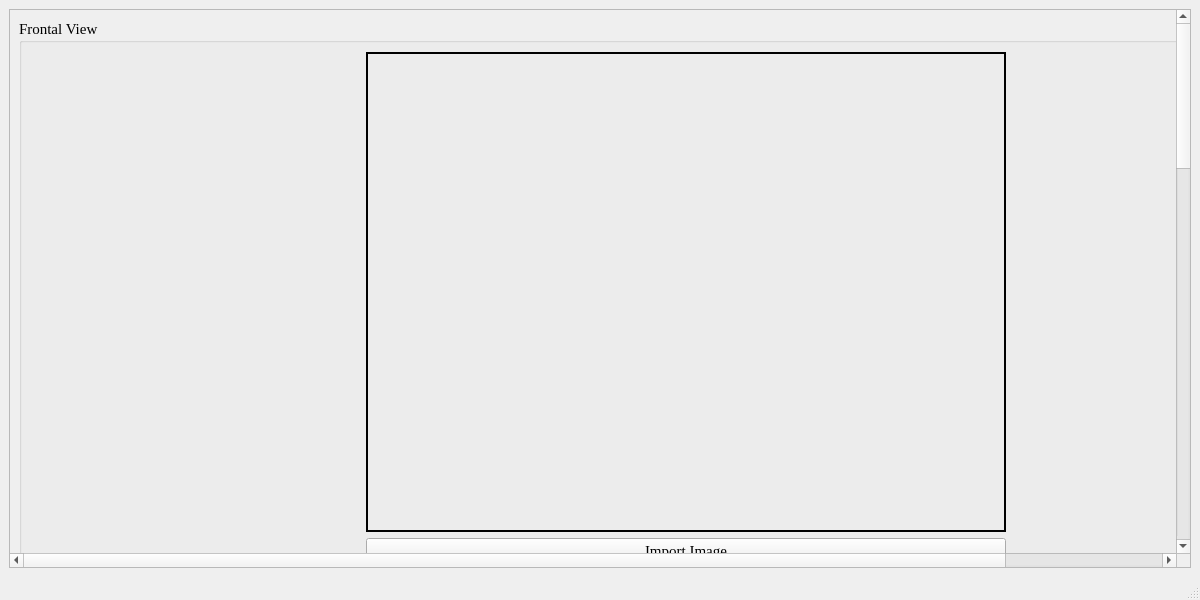
<?xml version="1.0" encoding="UTF-8"?>
<ui version="4.0">
 <class>MainWindow</class>
 <widget class="QMainWindow" name="MainWindow">
  <property name="geometry">
   <rect>
    <x>0</x>
    <y>0</y>
    <width>1200</width>
    <height>600</height>
   </rect>
  </property>
  <property name="font">
   <font>
    <family>Times New Roman</family>
    <pointsize>11</pointsize>
   </font>
  </property>
  <property name="windowTitle">
   <string>Import Images Screen</string>
  </property>
  <widget class="QWidget" name="centralwidget">
   <layout class="QGridLayout" name="gridLayout">
    <item row="0" column="0">
     <widget class="QScrollArea" name="scrollArea">
      <property name="widgetResizable">
       <bool>true</bool>
      </property>
      <widget class="QWidget" name="scrollAreaWidgetContents">
       <property name="geometry">
        <rect>
         <x>0</x>
         <y>0</y>
         <width>1344</width>
         <height>1951</height>
        </rect>
       </property>
       <layout class="QGridLayout" name="gridLayout_2">
        <item row="3" column="0">
         <spacer name="verticalSpacer">
          <property name="orientation">
           <enum>Qt::Vertical</enum>
          </property>
          <property name="sizeType">
           <enum>QSizePolicy::Fixed</enum>
          </property>
          <property name="sizeHint" stdset="0">
           <size>
            <width>20</width>
            <height>40</height>
           </size>
          </property>
         </spacer>
        </item>
        <item row="4" column="1" alignment="Qt::AlignRight">
         <widget class="QPushButton" name="nextButton">
          <property name="text">
           <string>Proceed to Next Window</string>
          </property>
         </widget>
        </item>
        <item row="1" column="1">
         <widget class="QGroupBox" name="leftLateralViewGroupBox">
          <property name="title">
           <string>Left Lateral View</string>
          </property>
          <layout class="QGridLayout" name="gridLayout_6">
           <item row="0" column="0">
            <widget class="QLabel" name="leftLateralViewImageLabel">
             <property name="sizePolicy">
              <sizepolicy hsizetype="Fixed" vsizetype="Fixed">
               <horstretch>0</horstretch>
               <verstretch>0</verstretch>
              </sizepolicy>
             </property>
             <property name="minimumSize">
              <size>
               <width>640</width>
               <height>480</height>
              </size>
             </property>
             <property name="frameShape">
              <enum>QFrame::WinPanel</enum>
             </property>
             <property name="text">
              <string/>
             </property>
            </widget>
           </item>
           <item row="1" column="0">
            <widget class="QPushButton" name="importLeftLateralViewImageButton">
             <property name="text">
              <string>Import Image</string>
             </property>
            </widget>
           </item>
           <item row="2" column="0">
            <widget class="QPushButton" name="leftLateralViewRoiButton">
             <property name="text">
              <string>Select ROI</string>
             </property>
            </widget>
           </item>
          </layout>
         </widget>
        </item>
        <item row="2" column="0">
         <widget class="QGroupBox" name="rightObliqueViewGroupBox">
          <property name="title">
           <string>Right Oblique View</string>
          </property>
          <layout class="QGridLayout" name="gridLayout_5">
           <item row="0" column="0">
            <widget class="QLabel" name="rightObliqueViewImageLabel">
             <property name="sizePolicy">
              <sizepolicy hsizetype="Fixed" vsizetype="Fixed">
               <horstretch>0</horstretch>
               <verstretch>0</verstretch>
              </sizepolicy>
             </property>
             <property name="minimumSize">
              <size>
               <width>640</width>
               <height>480</height>
              </size>
             </property>
             <property name="frameShape">
              <enum>QFrame::WinPanel</enum>
             </property>
             <property name="text">
              <string/>
             </property>
            </widget>
           </item>
           <item row="1" column="0">
            <widget class="QPushButton" name="importRightObliqueViewImageButton">
             <property name="text">
              <string>Import Image</string>
             </property>
            </widget>
           </item>
           <item row="2" column="0">
            <widget class="QPushButton" name="rightObliqueViewRoiButton">
             <property name="text">
              <string>Select ROI</string>
             </property>
            </widget>
           </item>
          </layout>
         </widget>
        </item>
        <item row="4" column="0" alignment="Qt::AlignLeft">
         <widget class="QPushButton" name="backButton">
          <property name="sizePolicy">
           <sizepolicy hsizetype="Minimum" vsizetype="Fixed">
            <horstretch>0</horstretch>
            <verstretch>0</verstretch>
           </sizepolicy>
          </property>
          <property name="text">
           <string>Back</string>
          </property>
         </widget>
        </item>
        <item row="1" column="0">
         <widget class="QGroupBox" name="rightLateralViewGroupBox">
          <property name="title">
           <string>Right Lateral View</string>
          </property>
          <layout class="QGridLayout" name="gridLayout_4">
           <item row="1" column="0">
            <widget class="QPushButton" name="importRightLateralViewImageButton">
             <property name="text">
              <string>Import Image</string>
             </property>
            </widget>
           </item>
           <item row="0" column="0">
            <widget class="QLabel" name="rightLateralViewImageLabel">
             <property name="sizePolicy">
              <sizepolicy hsizetype="Fixed" vsizetype="Fixed">
               <horstretch>0</horstretch>
               <verstretch>0</verstretch>
              </sizepolicy>
             </property>
             <property name="minimumSize">
              <size>
               <width>640</width>
               <height>480</height>
              </size>
             </property>
             <property name="frameShape">
              <enum>QFrame::WinPanel</enum>
             </property>
             <property name="text">
              <string/>
             </property>
            </widget>
           </item>
           <item row="2" column="0">
            <widget class="QPushButton" name="rightLateralViewRoiButton">
             <property name="text">
              <string>Select ROI</string>
             </property>
            </widget>
           </item>
          </layout>
         </widget>
        </item>
        <item row="0" column="0" colspan="2">
         <widget class="QGroupBox" name="frontalViewGroupBox">
          <property name="title">
           <string>Frontal View</string>
          </property>
          <layout class="QGridLayout" name="gridLayout_3">
           <item row="6" column="0">
            <widget class="QPushButton" name="frontViewLeftRoiButton">
             <property name="text">
              <string>Select Left ROI</string>
             </property>
            </widget>
           </item>
           <item row="7" column="0">
            <widget class="QPushButton" name="selectNormalTemperaturePointButton">
             <property name="text">
              <string>Select Normal Temperature Point</string>
             </property>
            </widget>
           </item>
           <item row="0" column="0" rowspan="4">
            <widget class="QLabel" name="frontalViewImageLabel">
             <property name="sizePolicy">
              <sizepolicy hsizetype="Fixed" vsizetype="Fixed">
               <horstretch>0</horstretch>
               <verstretch>0</verstretch>
              </sizepolicy>
             </property>
             <property name="minimumSize">
              <size>
               <width>640</width>
               <height>480</height>
              </size>
             </property>
             <property name="frameShape">
              <enum>QFrame::WinPanel</enum>
             </property>
             <property name="text">
              <string/>
             </property>
            </widget>
           </item>
           <item row="4" column="0">
            <widget class="QPushButton" name="importFrontViewImageButton">
             <property name="text">
              <string>Import Image</string>
             </property>
            </widget>
           </item>
           <item row="5" column="0">
            <widget class="QPushButton" name="frontViewRightRoiButton">
             <property name="text">
              <string>Select Right ROI</string>
             </property>
            </widget>
           </item>
          </layout>
         </widget>
        </item>
        <item row="2" column="1">
         <widget class="QGroupBox" name="leftObliqueViewGroupBox">
          <property name="title">
           <string>Left Oblique View</string>
          </property>
          <layout class="QGridLayout" name="gridLayout_7">
           <item row="0" column="0">
            <widget class="QLabel" name="leftObliqueViewImageLabel">
             <property name="sizePolicy">
              <sizepolicy hsizetype="Fixed" vsizetype="Fixed">
               <horstretch>0</horstretch>
               <verstretch>0</verstretch>
              </sizepolicy>
             </property>
             <property name="minimumSize">
              <size>
               <width>640</width>
               <height>480</height>
              </size>
             </property>
             <property name="frameShape">
              <enum>QFrame::WinPanel</enum>
             </property>
             <property name="text">
              <string/>
             </property>
            </widget>
           </item>
           <item row="1" column="0">
            <widget class="QPushButton" name="importLeftObliqueViewImageButton">
             <property name="text">
              <string>Import Image</string>
             </property>
            </widget>
           </item>
           <item row="2" column="0">
            <widget class="QPushButton" name="leftObliqueViewRoiButton">
             <property name="text">
              <string>Select ROI</string>
             </property>
            </widget>
           </item>
          </layout>
         </widget>
        </item>
       </layout>
      </widget>
     </widget>
    </item>
   </layout>
  </widget>
  <widget class="QStatusBar" name="statusbar"/>
 </widget>
 <resources/>
 <connections/>
</ui>
